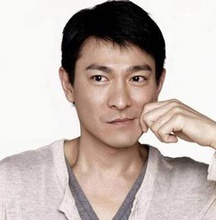
%> input picture lab7/21-刘德华.jpg, 216 x 220 px, shrunk from 426 x 434 before the run
$ octave lab7_a3.m   (GNU Octave 9; MATLAB toolbox functions it lacks are replaced by stand-ins)
%> lines starting %> are read from the running program, lines starting %| are printed output that depends on the picture; in (x1, y1, x2, y2) boxes, pixels count from 0 and x2, y2 are one past the last pixel; in counts of white or black regions, pixels touching at a corner belong together; the program's own positions count from 1
%读取实验数据包里面“21-刘德华.jpg”，从RGB通道中选择一个合适的通道，
%在面部选取合适的起始点和生长条件，利用区域分割方法对图像进行分割，
%要求分割结果基本能提取面部，显示分割结果。

imag=imread('21-刘德华.jpg');
%> imag is the input picture: size 220x216x3 uint8; mean R, G, B 195.4, 182.3, 176.9
figure;imshow(imag);title('原图');
imag = imag(:,:,1);%选择则R通道
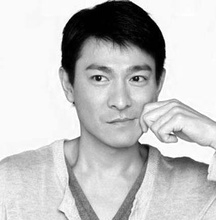
%> imag: size 220x216 uint8; min 0, max 255, mean 195.4
figure;imshow(imag);title('R通道');
imag=im2double(imag);
%> imag: size 220x216 double
[M,N]=size(imag);
%> M = 220; N = 216
x=0.5;y=0.4;%生成点，面部
x1=round(x*M);
%> x1 = 110
y1=round(y*N);
%> y1 = 86
seed=imag(x1,y1); %获取中心像素灰度值
%> seed = 0.686
region=zeros(M,N);
region(x1,y1)=1;
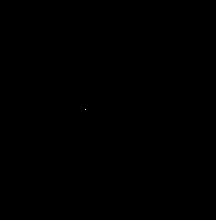
%> region: size 220x216 double; values 0 (black) and 1 (white), 0% white in thin lines or dots, all inside (x1, y1, x2, y2) = (85, 109, 86, 110)

count=1; %待处理点个数
threshold=0.14;
while count>0
    count=0;
    for i=1:M %遍历整幅图像
    for j=1:N
        if region(i,j)==1 %点在“栈”内
        if (i-1)>1&(i+1)<M&(j-1)>1&(j+1)<N %3*3邻域在图像范围内
            for u=-1:1 %8-邻域生长
            for v=-1:1
                if region(i+u,j+v)==0&abs(imag(i+u,j+v)-seed)<=threshold
                    region(i+u,j+v)=1;
                    count=count+1;  %记录此次新生长的点个数
                end
            end
            end
        end
        end
    end
    end
end
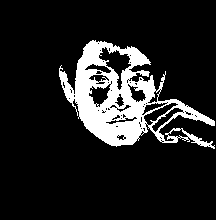
%> region: size 220x216 double; values 0 (black) and 1 (white), 13.3% white; 1 white region, box (x1, y1, x2, y2) and area: (59, 40, 215, 149) 6320
figure;imshow(region);title("分割后的图像");
